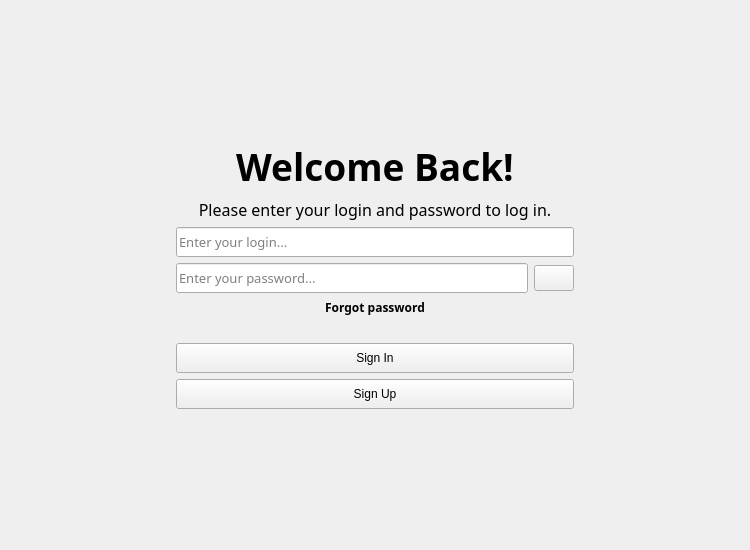
<?xml version="1.0" encoding="UTF-8"?>
<ui version="4.0">
 <class>MainWindow</class>
 <widget class="QMainWindow" name="MainWindow">
  <property name="geometry">
   <rect>
    <x>0</x>
    <y>0</y>
    <width>750</width>
    <height>550</height>
   </rect>
  </property>
  <property name="contextMenuPolicy">
   <enum>Qt::DefaultContextMenu</enum>
  </property>
  <property name="windowTitle">
   <string>Oasis</string>
  </property>
  <property name="windowIcon">
   <iconset resource="../../resource.qrc">
    <normaloff>:/svg/assets/svg/logo_mini.svg</normaloff>:/svg/assets/svg/logo_mini.svg</iconset>
  </property>
  <property name="styleSheet">
   <string notr="true"/>
  </property>
  <property name="iconSize">
   <size>
    <width>41</width>
    <height>24</height>
   </size>
  </property>
  <widget class="QWidget" name="centralwidget">
   <property name="sizePolicy">
    <sizepolicy hsizetype="Preferred" vsizetype="Preferred">
     <horstretch>0</horstretch>
     <verstretch>0</verstretch>
    </sizepolicy>
   </property>
   <property name="contextMenuPolicy">
    <enum>Qt::DefaultContextMenu</enum>
   </property>
   <layout class="QGridLayout" name="gridLayout">
    <item row="1" column="1">
     <widget class="QStackedWidget" name="centralStackedWidget">
      <property name="minimumSize">
       <size>
        <width>720</width>
        <height>520</height>
       </size>
      </property>
      <property name="frameShape">
       <enum>QFrame::NoFrame</enum>
      </property>
      <property name="frameShadow">
       <enum>QFrame::Plain</enum>
      </property>
      <property name="currentIndex">
       <number>0</number>
      </property>
      <widget class="QWidget" name="welcomePage">
       <layout class="QGridLayout" name="gridLayout_2">
        <item row="0" column="0">
         <layout class="QGridLayout" name="mainLayout">
          <item row="4" column="2">
           <widget class="QPushButton" name="passwordWatchButton_welcome">
            <property name="sizePolicy">
             <sizepolicy hsizetype="Fixed" vsizetype="Fixed">
              <horstretch>0</horstretch>
              <verstretch>0</verstretch>
             </sizepolicy>
            </property>
            <property name="minimumSize">
             <size>
              <width>32</width>
              <height>26</height>
             </size>
            </property>
            <property name="text">
             <string/>
            </property>
            <property name="iconSize">
             <size>
              <width>24</width>
              <height>24</height>
             </size>
            </property>
           </widget>
          </item>
          <item row="7" column="1" colspan="2">
           <widget class="QPushButton" name="signInButton_welcome">
            <property name="minimumSize">
             <size>
              <width>0</width>
              <height>30</height>
             </size>
            </property>
            <property name="text">
             <string>Sign In</string>
            </property>
           </widget>
          </item>
          <item row="8" column="1" colspan="2">
           <widget class="QPushButton" name="signUpButton_welcome">
            <property name="minimumSize">
             <size>
              <width>0</width>
              <height>30</height>
             </size>
            </property>
            <property name="text">
             <string>Sign Up</string>
            </property>
           </widget>
          </item>
          <item row="1" column="1" colspan="2">
           <widget class="QLabel" name="welcomeLabel_welcome">
            <property name="sizePolicy">
             <sizepolicy hsizetype="Preferred" vsizetype="Preferred">
              <horstretch>0</horstretch>
              <verstretch>0</verstretch>
             </sizepolicy>
            </property>
            <property name="font">
             <font>
              <family>Transforma Script_Trial SmBold</family>
              <pointsize>28</pointsize>
              <weight>75</weight>
              <bold>true</bold>
             </font>
            </property>
            <property name="text">
             <string>Welcome Back!</string>
            </property>
            <property name="alignment">
             <set>Qt::AlignCenter</set>
            </property>
           </widget>
          </item>
          <item row="2" column="1" colspan="2">
           <widget class="QLabel" name="welcomeHintLabel_welcome">
            <property name="sizePolicy">
             <sizepolicy hsizetype="Preferred" vsizetype="Fixed">
              <horstretch>0</horstretch>
              <verstretch>0</verstretch>
             </sizepolicy>
            </property>
            <property name="font">
             <font>
              <family>Trirong</family>
              <pointsize>12</pointsize>
             </font>
            </property>
            <property name="text">
             <string>Please enter your login and password to log in.</string>
            </property>
            <property name="alignment">
             <set>Qt::AlignCenter</set>
            </property>
           </widget>
          </item>
          <item row="3" column="1" colspan="2">
           <widget class="QLineEdit" name="loginLineEdit_welcome">
            <property name="minimumSize">
             <size>
              <width>0</width>
              <height>30</height>
             </size>
            </property>
            <property name="font">
             <font>
              <family>Trirong</family>
              <pointsize>10</pointsize>
             </font>
            </property>
            <property name="toolTip">
             <string/>
            </property>
            <property name="placeholderText">
             <string>Enter your login...</string>
            </property>
           </widget>
          </item>
          <item row="6" column="1" colspan="2">
           <widget class="QLabel" name="errorLabel_welcome">
            <property name="enabled">
             <bool>false</bool>
            </property>
            <property name="sizePolicy">
             <sizepolicy hsizetype="Preferred" vsizetype="Fixed">
              <horstretch>0</horstretch>
              <verstretch>0</verstretch>
             </sizepolicy>
            </property>
            <property name="font">
             <font>
              <family>Trirong</family>
              <pointsize>8</pointsize>
              <weight>75</weight>
              <bold>true</bold>
             </font>
            </property>
            <property name="text">
             <string/>
            </property>
            <property name="alignment">
             <set>Qt::AlignCenter</set>
            </property>
           </widget>
          </item>
          <item row="4" column="1">
           <widget class="QLineEdit" name="passwordLineEdit_welcome">
            <property name="minimumSize">
             <size>
              <width>352</width>
              <height>30</height>
             </size>
            </property>
            <property name="font">
             <font>
              <family>Trirong</family>
              <pointsize>10</pointsize>
             </font>
            </property>
            <property name="toolTip">
             <string/>
            </property>
            <property name="echoMode">
             <enum>QLineEdit::Password</enum>
            </property>
            <property name="placeholderText">
             <string>Enter your password...</string>
            </property>
           </widget>
          </item>
          <item row="5" column="1" colspan="2">
           <widget class="QLabel" name="label_welcome">
            <property name="sizePolicy">
             <sizepolicy hsizetype="Preferred" vsizetype="Fixed">
              <horstretch>0</horstretch>
              <verstretch>0</verstretch>
             </sizepolicy>
            </property>
            <property name="font">
             <font>
              <family>Trirong</family>
              <weight>75</weight>
              <bold>true</bold>
             </font>
            </property>
            <property name="frameShadow">
             <enum>QFrame::Plain</enum>
            </property>
            <property name="text">
             <string>Forgot password</string>
            </property>
            <property name="alignment">
             <set>Qt::AlignCenter</set>
            </property>
            <property name="openExternalLinks">
             <bool>true</bool>
            </property>
            <property name="textInteractionFlags">
             <set>Qt::LinksAccessibleByMouse</set>
            </property>
           </widget>
          </item>
          <item row="9" column="1" colspan="2">
           <spacer name="verticalSpacer_2">
            <property name="orientation">
             <enum>Qt::Vertical</enum>
            </property>
            <property name="sizeHint" stdset="0">
             <size>
              <width>20</width>
              <height>40</height>
             </size>
            </property>
           </spacer>
          </item>
          <item row="0" column="1" colspan="2">
           <spacer name="verticalSpacer">
            <property name="orientation">
             <enum>Qt::Vertical</enum>
            </property>
            <property name="sizeHint" stdset="0">
             <size>
              <width>20</width>
              <height>40</height>
             </size>
            </property>
           </spacer>
          </item>
          <item row="1" column="0" rowspan="8">
           <spacer name="horizontalSpacer">
            <property name="orientation">
             <enum>Qt::Horizontal</enum>
            </property>
            <property name="sizeHint" stdset="0">
             <size>
              <width>40</width>
              <height>20</height>
             </size>
            </property>
           </spacer>
          </item>
          <item row="1" column="3" rowspan="8">
           <spacer name="horizontalSpacer_2">
            <property name="orientation">
             <enum>Qt::Horizontal</enum>
            </property>
            <property name="sizeHint" stdset="0">
             <size>
              <width>40</width>
              <height>20</height>
             </size>
            </property>
           </spacer>
          </item>
         </layout>
        </item>
       </layout>
      </widget>
      <widget class="QWidget" name="registerPage">
       <layout class="QGridLayout" name="gridLayout_4">
        <item row="0" column="0">
         <layout class="QGridLayout" name="mainLayout_2">
          <item row="0" column="1" colspan="3">
           <spacer name="verticalSpacer_3">
            <property name="orientation">
             <enum>Qt::Vertical</enum>
            </property>
            <property name="sizeHint" stdset="0">
             <size>
              <width>20</width>
              <height>40</height>
             </size>
            </property>
           </spacer>
          </item>
          <item row="5" column="3">
           <widget class="QPushButton" name="repeatPasswordWatchButton_register">
            <property name="minimumSize">
             <size>
              <width>32</width>
              <height>26</height>
             </size>
            </property>
            <property name="text">
             <string/>
            </property>
            <property name="iconSize">
             <size>
              <width>24</width>
              <height>24</height>
             </size>
            </property>
           </widget>
          </item>
          <item row="1" column="1" colspan="3">
           <widget class="QLabel" name="registerLabel_register">
            <property name="font">
             <font>
              <family>Transforma Script_Trial</family>
              <pointsize>28</pointsize>
              <weight>75</weight>
              <bold>true</bold>
             </font>
            </property>
            <property name="text">
             <string>Register</string>
            </property>
            <property name="alignment">
             <set>Qt::AlignCenter</set>
            </property>
           </widget>
          </item>
          <item row="6" column="2" colspan="2">
           <widget class="QLineEdit" name="auxillaryLineEdit_register">
            <property name="font">
             <font>
              <family>Trirong</family>
              <pointsize>10</pointsize>
             </font>
            </property>
            <property name="placeholderText">
             <string>Enter your hint for password...</string>
            </property>
           </widget>
          </item>
          <item row="3" column="2" colspan="2">
           <widget class="QLineEdit" name="loginLineEdit_register">
            <property name="font">
             <font>
              <family>Trirong</family>
              <pointsize>10</pointsize>
             </font>
            </property>
            <property name="placeholderText">
             <string>Enter your login...</string>
            </property>
           </widget>
          </item>
          <item row="10" column="1" colspan="3">
           <widget class="QDialogButtonBox" name="buttonBox_register">
            <property name="sizePolicy">
             <sizepolicy hsizetype="Preferred" vsizetype="Preferred">
              <horstretch>0</horstretch>
              <verstretch>0</verstretch>
             </sizepolicy>
            </property>
            <property name="minimumSize">
             <size>
              <width>0</width>
              <height>30</height>
             </size>
            </property>
            <property name="font">
             <font>
              <family>Transforma Script_Trial</family>
              <pointsize>11</pointsize>
              <weight>75</weight>
              <bold>true</bold>
             </font>
            </property>
            <property name="focusPolicy">
             <enum>Qt::WheelFocus</enum>
            </property>
            <property name="layoutDirection">
             <enum>Qt::LeftToRight</enum>
            </property>
            <property name="orientation">
             <enum>Qt::Horizontal</enum>
            </property>
            <property name="standardButtons">
             <set>QDialogButtonBox::Cancel|QDialogButtonBox::Ok</set>
            </property>
            <property name="centerButtons">
             <bool>false</bool>
            </property>
           </widget>
          </item>
          <item row="7" column="2" colspan="2">
           <widget class="QLineEdit" name="forgotPasswordLineEdit_register">
            <property name="font">
             <font>
              <family>Trirong</family>
              <pointsize>10</pointsize>
             </font>
            </property>
            <property name="placeholderText">
             <string>Enter key word for restore your password...</string>
            </property>
           </widget>
          </item>
          <item row="4" column="1">
           <widget class="QLabel" name="passwordLabel_register">
            <property name="font">
             <font>
              <family>Trirong</family>
              <pointsize>12</pointsize>
             </font>
            </property>
            <property name="text">
             <string>Password:</string>
            </property>
           </widget>
          </item>
          <item row="6" column="1">
           <widget class="QLabel" name="auxillaryLabel_register">
            <property name="font">
             <font>
              <family>Trirong</family>
              <pointsize>12</pointsize>
             </font>
            </property>
            <property name="text">
             <string>Auxiliary word:</string>
            </property>
           </widget>
          </item>
          <item row="7" column="1">
           <widget class="QLabel" name="forgotPasswordLabel_register">
            <property name="font">
             <font>
              <family>Trirong</family>
              <pointsize>12</pointsize>
             </font>
            </property>
            <property name="text">
             <string>If you forgot password:</string>
            </property>
           </widget>
          </item>
          <item row="5" column="1">
           <widget class="QLabel" name="repeatPassordLabel_register">
            <property name="font">
             <font>
              <family>Trirong</family>
              <pointsize>12</pointsize>
             </font>
            </property>
            <property name="text">
             <string>Repeat password:</string>
            </property>
           </widget>
          </item>
          <item row="3" column="1">
           <widget class="QLabel" name="loginLabel_register">
            <property name="font">
             <font>
              <family>Trirong</family>
              <pointsize>12</pointsize>
             </font>
            </property>
            <property name="text">
             <string>Login:</string>
            </property>
           </widget>
          </item>
          <item row="4" column="2">
           <widget class="QLineEdit" name="passwordLineEdit_register">
            <property name="font">
             <font>
              <family>Trirong</family>
              <pointsize>10</pointsize>
             </font>
            </property>
            <property name="echoMode">
             <enum>QLineEdit::Password</enum>
            </property>
            <property name="placeholderText">
             <string>Enter your password...</string>
            </property>
           </widget>
          </item>
          <item row="4" column="3">
           <widget class="QPushButton" name="passwordWatchButton_register">
            <property name="minimumSize">
             <size>
              <width>32</width>
              <height>26</height>
             </size>
            </property>
            <property name="text">
             <string/>
            </property>
            <property name="iconSize">
             <size>
              <width>24</width>
              <height>24</height>
             </size>
            </property>
           </widget>
          </item>
          <item row="5" column="2">
           <widget class="QLineEdit" name="repeatPasswordLineEdit_register">
            <property name="font">
             <font>
              <family>Trirong</family>
              <pointsize>10</pointsize>
             </font>
            </property>
            <property name="echoMode">
             <enum>QLineEdit::Password</enum>
            </property>
            <property name="placeholderText">
             <string>Repeat your password...</string>
            </property>
           </widget>
          </item>
          <item row="8" column="1" colspan="3">
           <widget class="QLabel" name="errorLabel_register">
            <property name="font">
             <font>
              <family>Trirong</family>
              <weight>75</weight>
              <bold>true</bold>
             </font>
            </property>
            <property name="text">
             <string/>
            </property>
            <property name="alignment">
             <set>Qt::AlignCenter</set>
            </property>
           </widget>
          </item>
          <item row="9" column="1" colspan="3">
           <widget class="QLabel" name="warningLabel_register">
            <property name="font">
             <font>
              <family>Trirong</family>
              <weight>75</weight>
              <bold>true</bold>
             </font>
            </property>
            <property name="text">
             <string/>
            </property>
            <property name="alignment">
             <set>Qt::AlignCenter</set>
            </property>
           </widget>
          </item>
          <item row="2" column="2" colspan="2">
           <widget class="QLineEdit" name="fullNameLineEdit_register">
            <property name="font">
             <font>
              <family>Trirong</family>
              <pointsize>10</pointsize>
             </font>
            </property>
            <property name="placeholderText">
             <string>Enter your full name...</string>
            </property>
           </widget>
          </item>
          <item row="2" column="1">
           <widget class="QLabel" name="fullNameLabel_register">
            <property name="font">
             <font>
              <family>Trirong</family>
              <pointsize>12</pointsize>
             </font>
            </property>
            <property name="text">
             <string>Full name:</string>
            </property>
           </widget>
          </item>
          <item row="1" column="0" rowspan="10">
           <spacer name="horizontalSpacer_4">
            <property name="orientation">
             <enum>Qt::Horizontal</enum>
            </property>
            <property name="sizeHint" stdset="0">
             <size>
              <width>40</width>
              <height>20</height>
             </size>
            </property>
           </spacer>
          </item>
          <item row="1" column="4" rowspan="10">
           <spacer name="horizontalSpacer_3">
            <property name="orientation">
             <enum>Qt::Horizontal</enum>
            </property>
            <property name="sizeHint" stdset="0">
             <size>
              <width>40</width>
              <height>20</height>
             </size>
            </property>
           </spacer>
          </item>
          <item row="11" column="1" colspan="3">
           <spacer name="verticalSpacer_4">
            <property name="orientation">
             <enum>Qt::Vertical</enum>
            </property>
            <property name="sizeHint" stdset="0">
             <size>
              <width>20</width>
              <height>40</height>
             </size>
            </property>
           </spacer>
          </item>
         </layout>
        </item>
       </layout>
      </widget>
     </widget>
    </item>
    <item row="2" column="0" colspan="3">
     <spacer name="verticalSpacerBottom">
      <property name="orientation">
       <enum>Qt::Vertical</enum>
      </property>
      <property name="sizeHint" stdset="0">
       <size>
        <width>20</width>
        <height>80</height>
       </size>
      </property>
     </spacer>
    </item>
    <item row="1" column="0">
     <spacer name="horizontalSpacerLeft">
      <property name="orientation">
       <enum>Qt::Horizontal</enum>
      </property>
      <property name="sizeType">
       <enum>QSizePolicy::Preferred</enum>
      </property>
      <property name="sizeHint" stdset="0">
       <size>
        <width>80</width>
        <height>20</height>
       </size>
      </property>
     </spacer>
    </item>
    <item row="0" column="0" colspan="3">
     <spacer name="verticalSpacerTop">
      <property name="orientation">
       <enum>Qt::Vertical</enum>
      </property>
      <property name="sizeHint" stdset="0">
       <size>
        <width>20</width>
        <height>80</height>
       </size>
      </property>
     </spacer>
    </item>
    <item row="1" column="2">
     <spacer name="horizontalSpacerRight">
      <property name="orientation">
       <enum>Qt::Horizontal</enum>
      </property>
      <property name="sizeType">
       <enum>QSizePolicy::Preferred</enum>
      </property>
      <property name="sizeHint" stdset="0">
       <size>
        <width>80</width>
        <height>20</height>
       </size>
      </property>
     </spacer>
    </item>
   </layout>
  </widget>
 </widget>
 <resources>
  <include location="../../resource.qrc"/>
 </resources>
 <connections/>
</ui>
